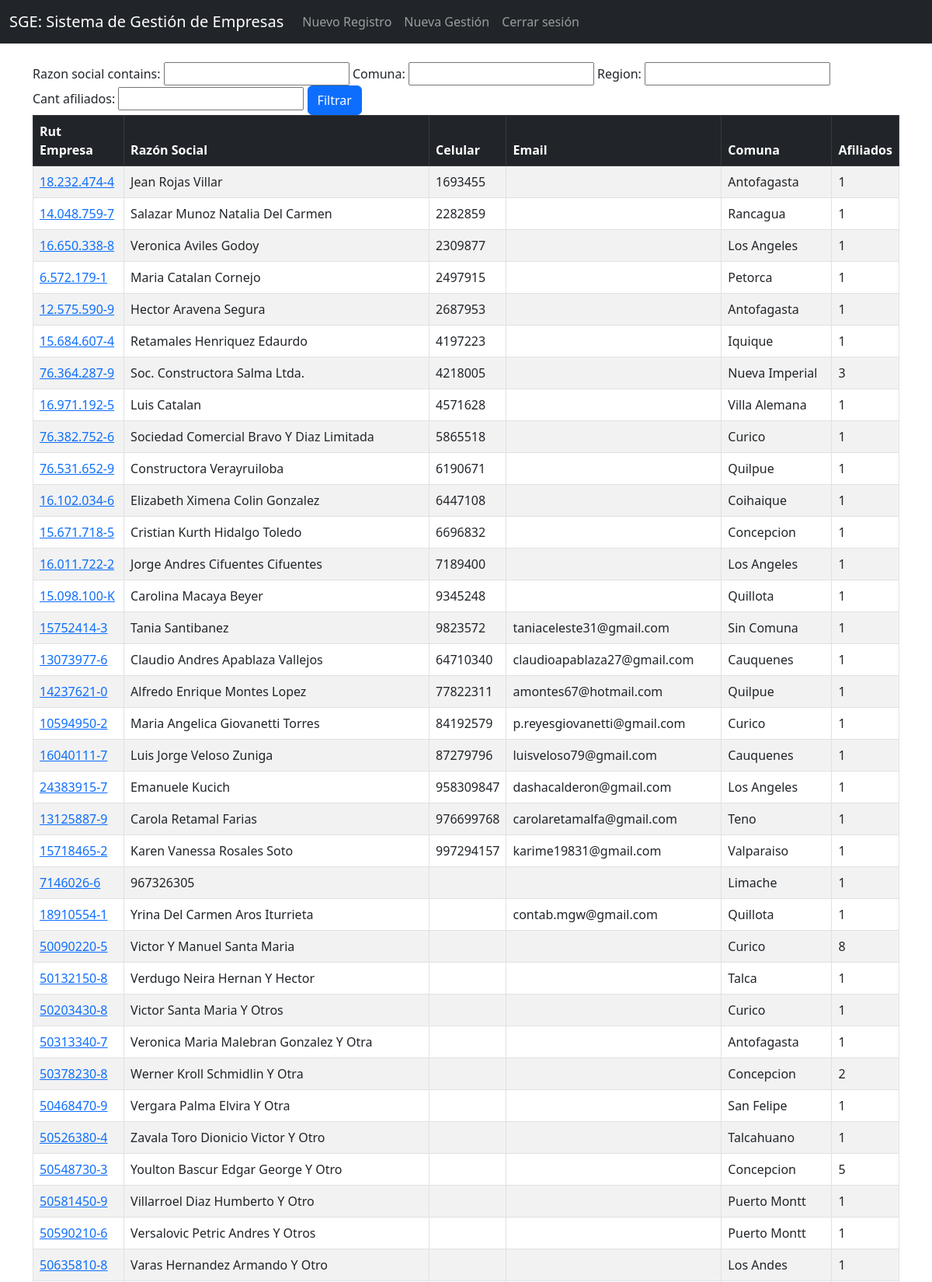
The app's page / (signed in, upper part) with its own data.
### website/models.py (models this page shows, shortened)
class Empresa(models.Model):
	id_empleador = models.CharField(max_length=15)
	razon_social = models.CharField(max_length=50, null=True)
	celular = models.IntegerField(null=True)
	telefono = models.IntegerField(null=True)
	email =  models.EmailField(max_length=50, null=True)
	direccion =  models.CharField(max_length=100, null=True)
	comuna =  models.CharField(max_length=50, null=True)
	region =  models.CharField(max_length=30, null=True)
	cant_afiliados =  models.PositiveIntegerField(null=True)
	fecha_ultima_actualizacion = models.DateTimeField(auto_now=True, null=True)
	nombre_contacto = models.CharField(max_length=50, null=True)

### website/views.py (the view)
# urls.py: path('', views.inicio, name='inicio'),
def inicio(request):
	records = Empresa.objects.all()
	filtro = FiltroEmpresa(request.GET, queryset=records)
	records = filtro.qs
	if request.method == 'POST':
		username = request.POST['username']
		password = request.POST['password']
		user = authenticate(request, username=username, password=password)
		if user is not None:
			login(request, user)
			messages.success(request, "Has iniciado sesión!")
			return redirect('inicio')
		else:
			messages.success(request, "Ocurrió un problema al inciar sesión, por favor inténtalo de nuevo...")
			return redirect('inicio')
	else:
		return render(request, 'inicio.html', {'records':records, 'filtro':filtro})

### website/templates/inicio.html (shortened to what this page needs)
{% extends 'base.html' %}
{% block content %}
{% if user.is_authenticated %}
<div>
  <form method="get">
      {{ filtro.form }}
  <button class="btn btn-primary" type="submit">Filtrar</button>
  </form>
</div>
<table class="table table-striped table-hover table-bordered">
  <thead class="table-dark">
    <tr>
      <th scope="col">Rut Empresa</th>
      <th scope="col">Razón Social</th>
      <th scope="col">Celular</th>
      <th scope="col">Email</th>
      <th scope="col">Comuna</th>
      <th scope="col">Afiliados</th>
    </tr>
  </thead>
  <tbody>
{% if records %}
	{% for record in records %}
		<tr>
      <td><a href="{% url 'record' record.id %}">{{ record.id_empleador }}</a></td>
			<td>{{ record.razon_social }}</td>
			<td>{{ record.celular|default_if_none:"" }}</td>
			<td>{{ record.email}}</td>
			<td>{{ record.comuna }}</td>
      <td>{{ record.cant_afiliados }}</td>
		</tr>
	{% endfor %}
{% endif %}
	  </tbody>
	</table>
{% endif %}
{% endblock %}

### records on screen
Empresa: id_empleador "18.232.474-4", razon_social "Jean Rojas Villar", celular "1693455", comuna "Antofagasta", cant_afiliados "1"
Empresa: id_empleador "14.048.759-7", razon_social "Salazar Munoz Natalia Del Carmen", celular "2282859", comuna "Rancagua", cant_afiliados "1"
Empresa: id_empleador "16.650.338-8", razon_social "Veronica Aviles Godoy", celular "2309877", comuna "Los Angeles", cant_afiliados "1"
Empresa: id_empleador "6.572.179-1", razon_social "Maria Catalan Cornejo", celular "2497915", comuna "Petorca", cant_afiliados "1"
Empresa: id_empleador "12.575.590-9", razon_social "Hector Aravena Segura", celular "2687953", comuna "Antofagasta", cant_afiliados "1"
Empresa: id_empleador "15.684.607-4", razon_social "Retamales Henriquez Edaurdo", celular "4197223", comuna "Iquique", cant_afiliados "1"
Empresa: id_empleador "76.364.287-9", razon_social "Soc. Constructora Salma Ltda.", celular "4218005", comuna "Nueva Imperial", cant_afiliados "3"
Empresa: id_empleador "16.971.192-5", razon_social "Luis Catalan", celular "4571628", comuna "Villa Alemana", cant_afiliados "1"
Empresa: id_empleador "76.382.752-6", razon_social "Sociedad Comercial Bravo Y Diaz Limitada", celular "5865518", comuna "Curico", cant_afiliados "1"
Empresa: id_empleador "76.531.652-9", razon_social "Constructora Verayruiloba", celular "6190671", comuna "Quilpue", cant_afiliados "1"
Empresa: id_empleador "16.102.034-6", razon_social "Elizabeth Ximena Colin Gonzalez", celular "6447108", comuna "Coihaique", cant_afiliados "1"
Empresa: id_empleador "15.671.718-5", razon_social "Cristian Kurth Hidalgo Toledo", celular "6696832", comuna "Concepcion", cant_afiliados "1"
Empresa: id_empleador "16.011.722-2", razon_social "Jorge Andres Cifuentes Cifuentes", celular "7189400", comuna "Los Angeles", cant_afiliados "1"
Empresa: id_empleador "15.098.100-K", razon_social "Carolina Macaya Beyer", celular "9345248", comuna "Quillota", cant_afiliados "1"
Empresa: id_empleador "15752414-3", razon_social "Tania Santibanez", celular "9823572", email "taniaceleste31@gmail.com", comuna "Sin Comuna", cant_afiliados "1"
Empresa: id_empleador "13073977-6", razon_social "Claudio Andres Apablaza Vallejos", celular "64710340", email "claudioapablaza27@gmail.com", comuna "Cauquenes", cant_afiliados "1"
Empresa: id_empleador "14237621-0", razon_social "Alfredo Enrique Montes Lopez", celular "77822311", email "amontes67@hotmail.com", comuna "Quilpue", cant_afiliados "1"
Empresa: id_empleador "10594950-2", razon_social "Maria Angelica Giovanetti Torres", celular "84192579", email "p.reyesgiovanetti@gmail.com", comuna "Curico", cant_afiliados "1"
Empresa: id_empleador "16040111-7", razon_social "Luis Jorge Veloso Zuniga", celular "87279796", email "luisveloso79@gmail.com", comuna "Cauquenes", cant_afiliados "1"
Empresa: id_empleador "24383915-7", razon_social "Emanuele Kucich", celular "958309847", email "dashacalderon@gmail.com", comuna "Los Angeles", cant_afiliados "1"
Empresa: id_empleador "13125887-9", razon_social "Carola Retamal Farias", celular "976699768", email "carolaretamalfa@gmail.com", comuna "Teno", cant_afiliados "1"
Empresa: id_empleador "15718465-2", razon_social "Karen Vanessa Rosales Soto", celular "997294157", email "karime19831@gmail.com", comuna "Valparaiso", cant_afiliados "1"
Empresa: id_empleador "7146026-6", razon_social "967326305", comuna "Limache", cant_afiliados "1"
Empresa: id_empleador "18910554-1", razon_social "Yrina Del Carmen Aros Iturrieta", email "contab.mgw@gmail.com", comuna "Quillota", cant_afiliados "1"
Empresa: id_empleador "50090220-5", razon_social "Victor Y Manuel Santa Maria", comuna "Curico", cant_afiliados "8"
Empresa: id_empleador "50132150-8", razon_social "Verdugo Neira Hernan Y Hector", comuna "Talca", cant_afiliados "1"
Empresa: id_empleador "50203430-8", razon_social "Victor Santa Maria Y Otros", comuna "Curico", cant_afiliados "1"
Empresa: id_empleador "50313340-7", razon_social "Veronica Maria Malebran Gonzalez Y Otra", comuna "Antofagasta", cant_afiliados "1"
Empresa: id_empleador "50378230-8", razon_social "Werner Kroll Schmidlin Y Otra", comuna "Concepcion", cant_afiliados "2"
Empresa: id_empleador "50468470-9", razon_social "Vergara Palma Elvira Y Otra", comuna "San Felipe", cant_afiliados "1"
Empresa: id_empleador "50526380-4", razon_social "Zavala Toro Dionicio Victor Y Otro", comuna "Talcahuano", cant_afiliados "1"
Empresa: id_empleador "50548730-3", razon_social "Youlton Bascur Edgar George Y Otro", comuna "Concepcion", cant_afiliados "5"
Empresa: id_empleador "50581450-9", razon_social "Villarroel Diaz Humberto Y Otro", comuna "Puerto Montt", cant_afiliados "1"
Empresa: id_empleador "50590210-6", razon_social "Versalovic Petric Andres Y Otros", comuna "Puerto Montt", cant_afiliados "1"
Empresa: id_empleador "50635810-8", razon_social "Varas Hernandez Armando Y Otro", comuna "Los Andes", cant_afiliados "1"
